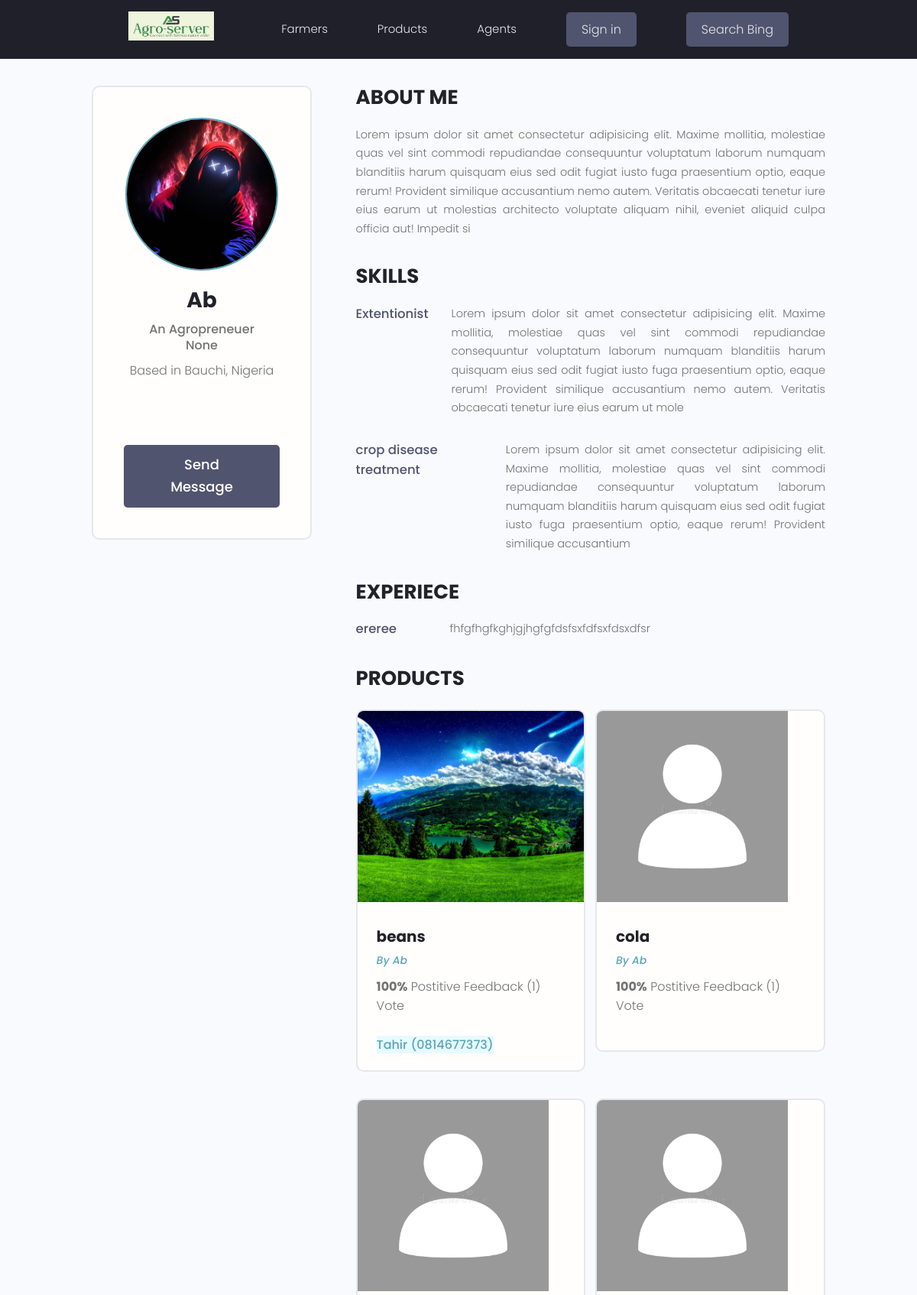
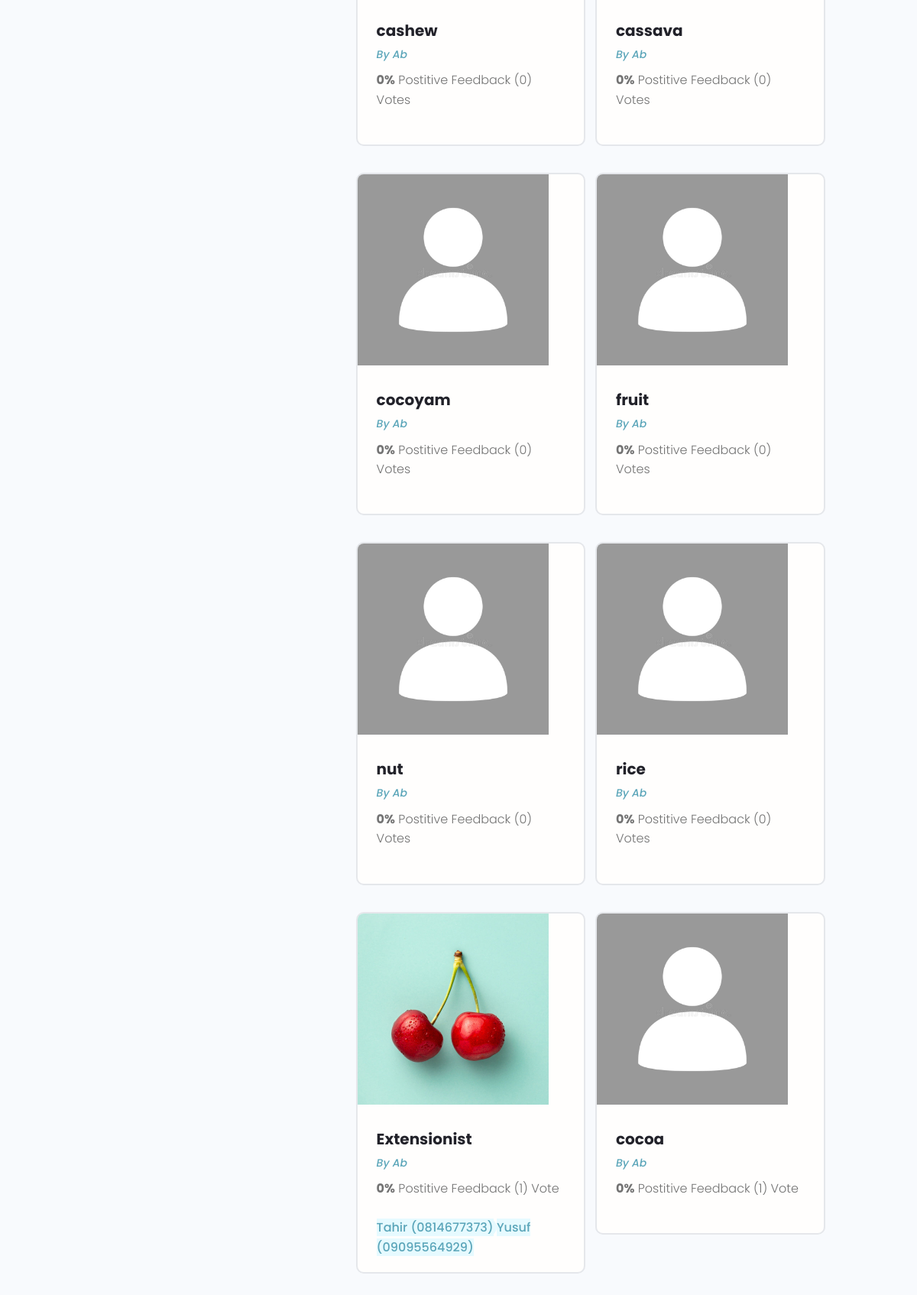
The app's page /profile/4d3734c0-e2ef-4dd0-84ed-9f21ea937a93/, older data (2 pictures, top to bottom).
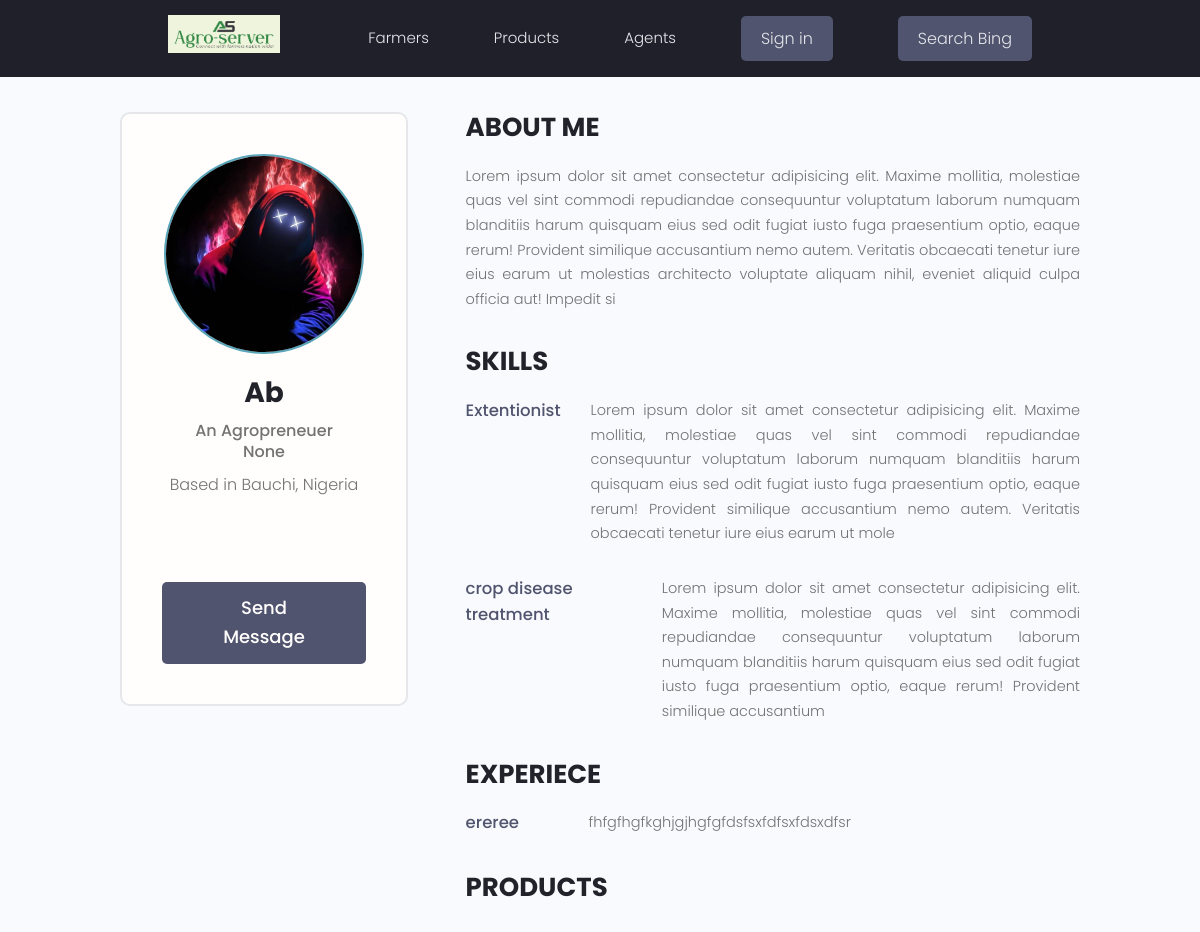
The same page, newer data.
### users/models.py (models this page shows, shortened)
class Skill(models.Model):
    owner = models.ForeignKey(Profile, on_delete = models.CASCADE, blank = True, null = True)
    name = models.CharField(max_length=200, null= True, blank= True)
    description =  models.TextField(null= True, blank = True)
    created = models.DateField(auto_now_add=True)
    id = models.UUIDField(default=uuid.uuid4, unique=True, primary_key=True, editable=False)

class Experience(models.Model):
    owner = models.ForeignKey(Profile, on_delete = models.CASCADE, blank = True, null = True)
    name = models.CharField(max_length=200, null= True, blank= True)
    description =  models.TextField(null= True, blank = True)
    created = models.DateField(auto_now_add=True)
    id = models.UUIDField(default=uuid.uuid4, unique=True, primary_key=True, editable=False)

class Profile(models.Model):
    user = models.OneToOneField(User, on_delete=models.CASCADE, null = True, blank=True)
    name = models.CharField(max_length=200, null= True, blank= True)
    username = models.CharField(max_length=200, null= True, blank= True)
    location = models.CharField(max_length=200, null= True, blank= True)
    email = models.EmailField(max_length=500, null= True, blank= True)
    number = models.CharField(max_length=20, null= True, blank= True)
    short_intro =  models.CharField(max_length=200, null= True, blank= True)
    bio =  models.TextField(null= True, blank = True)
    profile_image = models.ImageField( null=True, blank=True, upload_to='profiles/', default='profiles/user-default.jpg')
    social_github = models.CharField(max_length=200, null= True, blank= True)
    social_twitter = models.CharField(max_length=200, null= True, blank= True)
    social_linkedin = models.CharField(max_length=200, null= True, blank= True)
    social_youtube = models.CharField(max_length=200, null= True, blank= True)
    social_website = models.CharField(max_length=200, null= True, blank= True)
    created = models.DateField(auto_now_add=True)
    id = models.UUIDField(default=uuid.uuid4, unique=True, primary_key=True, editable=False)
    class Meta:
        ordering = ['created']
    @property
    def imageURL(self):
        try:
            url = self.profile_image.url
        except:
            url = ''
        return url

### projects/models.py (models this page shows, shortened)
class Project(models.Model):
    owner = models.ForeignKey(Profile, null = True, blank = True, on_delete=models.CASCADE)
    title = models.CharField(max_length = 200)
    description = models.TextField(null = True, blank = True)
    featured_image = models.ImageField(null = True, blank = True, default ="default.jpg")
    demo_link = models.CharField(max_length=2000, null = True, blank = True)
    source_link = models.CharField(max_length=2000, null = True, blank = True)
    tags = models.ManyToManyField('Tag', blank=True)
    vote_total = models.IntegerField(default=0, null=True, blank=True)
    vote_ratio = models.IntegerField(default=0, null=True, blank=True)
    created = models.DateField(auto_now_add=True)
    id = models.UUIDField(default=uuid.uuid4, unique=True, primary_key=True, editable=False)
    class Meta:
        ordering = ['-vote_ratio', 'vote_total', 'title']
    @property
    def imageURL(self):
        try:
            url = self.featured_image.url
        except:
            url = ''
        return url

class Tag(models.Model):
    name = models.CharField(max_length=200)
    created = models.DateField(auto_now_add=True)
    id = models.UUIDField(default=uuid.uuid4, unique=True, primary_key=True, editable=False)
    def __str__(self):
        return self.name

### users/views.py (the view)
# urls.py: path('profile/<str:pk>/', views.userProfile, name="user-profile"),
def userProfile(request, pk):
    profile = Profile.objects.get(id=pk)
    experience = profile.experience_set.all()
    topSkills = profile.skill_set.exclude(description__exact="")
    otherSkills = profile.skill_set.filter(description="")
    context = {'profile':profile, 'topSkills':topSkills, 'otherSkills':otherSkills, 'experience':experience}
    return render(request, 'users/user-profile.html', context)

### users/templates/users/user-profile.html (shortened to what this page needs)
{% extends 'main.html' %}
{% block content %}
<main class="profile my-md">
    <div class="container">
      <div class="layout">
        <div class="column column--1of3">
          <div class="card text-center">
            <div class="card__body dev">
              <img class="avatar avatar--xl" src="{{profile.imageURL}}" />
              <h2 class="dev__name">{{ profile.name }}</h2>
              <p class="dev__title">{{ profile.short_intro }}</p>
              <p class="dev__title">{{ profile.number }}</p>
              <p class="dev__location">Based in {{ profile.location }} </p>
              <ul class="dev__social">
              </ul>
              {% if request.user.profile.id != profile.id %}
              <a href=" {% url 'create-message' profile.id %}  " class="btn btn--sub btn--lg">Send Message </a>
            </div>
             {% endif %}
          </div>
        </div>
        <div class="column column--2of3">
          <div class="devInfo">
            <h3 class="devInfo__title">About Me</h3>
            <p class="devInfo__about">
               {{ profile.bio }}
            </p>
          </div>
          <div class="devInfo">
            <h3 class="devInfo__title">Skills</h3>
            <div class="devInfo__skills">
          {% for skill in topSkills %}
          <div class="devSkill">
                <h4 class="devSkill__title">{{ skill.name }}</h4>
                <p class="devSkill__info">
                  {{ skill.description }}
                </p>
              </div>
          {% endfor %}
          <div class="devInfo">
            <h3 class="devInfo__title">Experiece</h3>
            <div class="devInfo__skills">
          {% for experience in experience %}
          <div class="devSkill">
                <h4 class="devSkill__title">{{ experience.name }}</h4>
                <p class="devSkill__info">
                  {{ experience.description }}
                </p>
              </div>
          {% endfor %}
              </div>
            </div>
          </div>
          <div class="devInfo">
            <h3 class="devInfo__title">Products</h3>
            <div class="grid grid--two">
              {% for project  in profile.project_set.all %}
              <div class="column">
                <div class="card project">
                  <a href="{% url 'project' project.id %}" class="project">
                    <img class="project__thumbnail" src="{{project.imageURL}}" alt="project thumbnail" />
                    <div class="card__body">
                      <h3 class="project__title">{{ project.title }}</h3>
                      <p><a class="project__author" href="{% url 'user-profile' project.owner.id %}">By {{ project.owner.name }}</a></p>
                      <p class="project--rating">
                        <span style="font-weight: bold;">{{project.vote_ratio}}%</span> Postitive
                        Feedback ({{project.vote_total}}) Vote{{project.vote_total|pluralize:"s"}}
                      </p>
                      <div class="project__tags">
                          {% for tags in project.tags.all %}
                        <span class="tags tag--pill tag--main">
                          <small>{{tags}}</small>
                        </span>
                        {% endfor %}
                      </div>
                    </div>
                  </a>
                </div>
              </div>
              {% endfor %}
            </div>
          </div>
        </div>
      </div>
    </div>
  </main>
{% endblock content %}

Row changes from the older to the newer data that the page shows:
removed Project: imageURL (picture), title "beans", owner.name "Ab", vote_ratio "100", vote_total "1"
no longer on this page (row unchanged): Tag: name "Tahir (0814677373)"
removed Project: imageURL (placeholder picture), title "cola", owner.name "Ab", vote_ratio "100", vote_total "1"
removed Project: imageURL (placeholder picture), title "cashew", owner.name "Ab", vote_ratio "0", vote_total "0"
removed Project: imageURL (placeholder picture), title "cassava", owner.name "Ab", vote_ratio "0", vote_total "0"
removed Project: imageURL (placeholder picture), title "cocoyam", owner.name "Ab", vote_ratio "0", vote_total "0"
removed Project: imageURL (placeholder picture), title "fruit", owner.name "Ab", vote_ratio "0", vote_total "0"
removed Project: imageURL (placeholder picture), title "nut", owner.name "Ab", vote_ratio "0", vote_total "0"
removed Project: imageURL (placeholder picture), title "rice", owner.name "Ab", vote_ratio "0", vote_total "0"
removed Project: imageURL (picture), title "Extensionist", owner.name "Ab", vote_ratio "0", vote_total "1"
no longer on this page (row unchanged): Tag: name "Yusuf (09095564929)", shown under "Extensionist"
removed Project: imageURL (placeholder picture), title "cocoa", owner.name "Ab", vote_ratio "0", vote_total "1"
